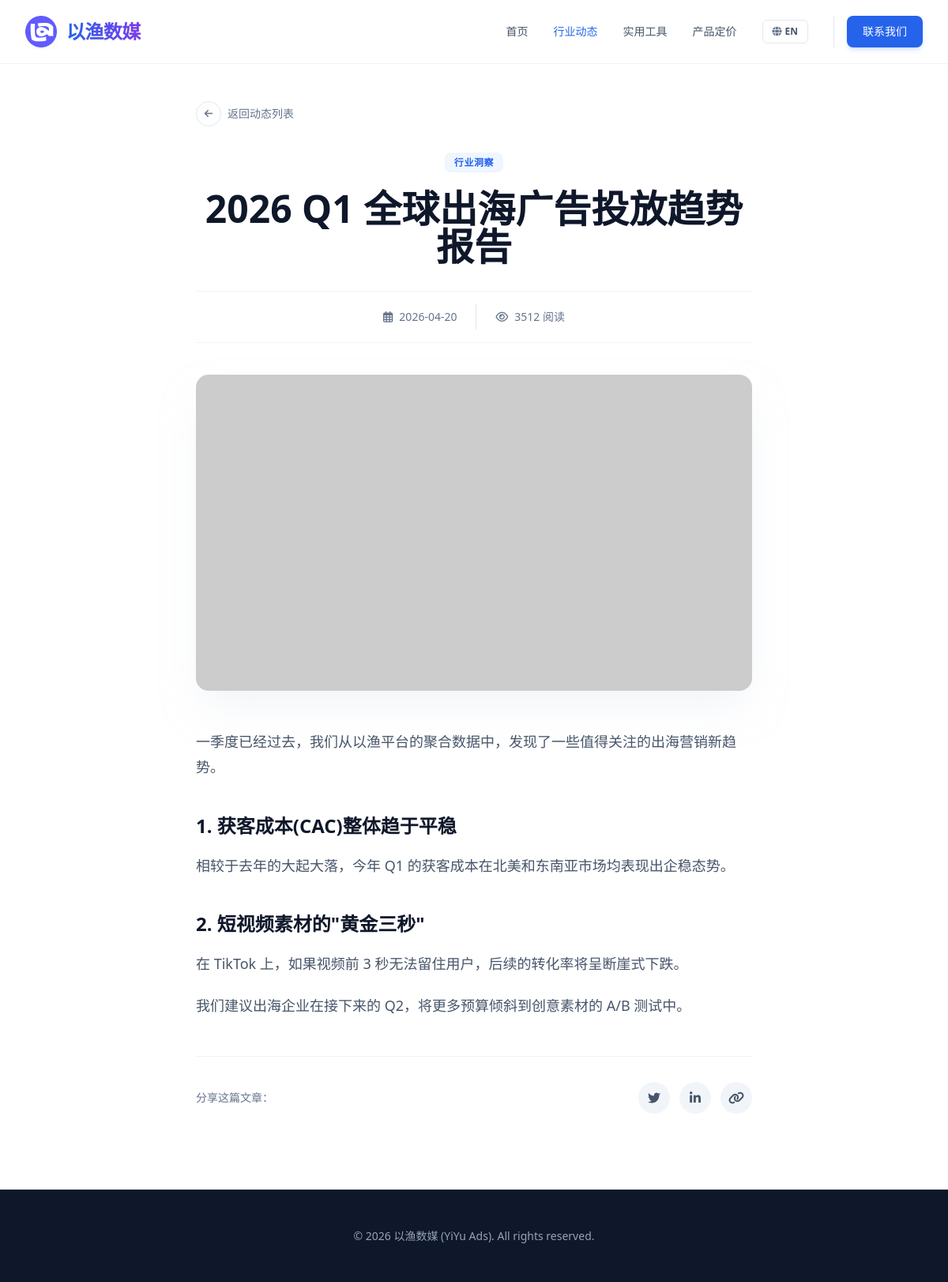
The app's page /article/2 with its own data.
### tables this page shows
CREATE TABLE articles (
            id INTEGER PRIMARY KEY AUTOINCREMENT,
            category_id TEXT NOT NULL,
            title TEXT NOT NULL,
            summary TEXT NOT NULL,
            content TEXT NOT NULL,
            date TEXT NOT NULL,
            views INTEGER DEFAULT 0,
            image TEXT NOT NULL
        , seo_keywords TEXT DEFAULT '', seo_score INTEGER DEFAULT 0, title_en TEXT DEFAULT '', summary_en TEXT DEFAULT '', content_en TEXT DEFAULT '', title_vi TEXT DEFAULT "", summary_vi TEXT DEFAULT "", content_vi TEXT DEFAULT "");

### app.py (the view)
@app.route('/article/<int:article_id>')
def article_detail(article_id):
    db = get_db()
    cur = db.cursor()
    cur.execute('SELECT * FROM articles WHERE id = ?', (article_id,))
    article = cur.fetchone()
    if article is None:
        return "Article not found", 404
    return render_template('article_detail.html', article=dict(article))

### app.py (called while the page is built)
def get_db():
    db = getattr(g, '_database', None)
    if db is None:
        db = g._database = sqlite3.connect(DB_PATH)
        db.row_factory = sqlite3.Row
    return db

@app.teardown_appcontext
def close_connection(exception):
    db = getattr(g, '_database', None)
    if db is not None:
        db.close()

@app.after_request
def add_header(response):
    response.headers["Cache-Control"] = "no-cache, no-store, must-revalidate"
    response.headers["Pragma"] = "no-cache"
    response.headers["Expires"] = "0"
    response.headers['Cache-Control'] = 'public, max-age=0'
    return response

### templates/article_detail.html (shortened to what this page needs)
<!DOCTYPE html>
<html lang="zh-CN" x-data="appData()">
<head>
    <script src="https://cdn.tailwindcss.com"></script>
    <link href="https://cdnjs.cloudflare.com/ajax/libs/font-awesome/6.0.0/css/all.min.css" rel="stylesheet">
</head>
<body class="font-sans antialiased bg-white">
    <nav class="fixed w-full z-50 transition-all duration-300 bg-white/90 backdrop-blur-md border-b border-slate-100">
        <div class="max-w-7xl mx-auto px-4 sm:px-6 lg:px-8">
            <div class="flex justify-between h-20 items-center">
                <a href="/" class="flex-shrink-0 flex items-center gap-3 group">
                    <img src="{{ url_for('static', filename='images/logo.png') }}" alt="Logo" class="w-10 h-10 rounded-lg object-cover shadow-sm group-hover:shadow-md transition-shadow duration-300" onerror="this.src='https://ui-avatars.com/api/?name=YY&background=0D8ABC&color=fff'">
                    <span class="font-extrabold text-2xl tracking-tight bg-clip-text text-transparent bg-gradient-to-r from-blue-600 to-violet-600 drop-shadow-sm">以渔数媒</span>
                </a>
                <div class="hidden md:flex space-x-8 items-center">
                    <a href="/" class="text-sm font-medium text-slate-600 hover:text-blue-600 transition-colors" x-text="t[lang].nav.home">首页</a>
                    <a href="/articles" class="text-sm font-medium text-blue-600 transition-colors" x-text="t[lang].nav.articles">行业动态</a>
                                        <a href="/tools" class="text-sm font-medium text-slate-600 hover:text-blue-600 transition-colors" x-text="t[lang].nav.tools">实用工具</a>
<a href="/pricing" class="text-sm font-medium text-slate-600 hover:text-blue-600 transition-colors" x-text="t[lang].nav.pricing">产品定价</a>
                    <button @click="toggleLang()" class="flex items-center space-x-1 px-3 py-1.5 rounded-md border border-slate-200 hover:border-blue-400 hover:bg-slate-50 transition-all">
                        <i class="fas fa-globe text-slate-500 text-xs"></i>
                        <span class="text-xs font-bold text-slate-600" x-text="lang === 'zh' ? 'EN' : '中'"></span>
                    </button>
                    <div class="flex items-center gap-3 pl-4 border-l border-slate-200">
                        <a href="https://t.me/yiyiyiads" target="_blank" class="px-5 py-2.5 rounded-lg bg-blue-600 text-white text-sm font-medium hover:bg-blue-700 transition-all shadow-md shadow-blue-500/20" x-text="t[lang].nav.contact">联系我们</a>
                    </div>
                </div>
            </div>
        </div>
    </nav>
    <main class="pt-32 pb-24">
        <div class="max-w-3xl mx-auto px-4 sm:px-6 lg:px-8 mb-8">
            <a href="/articles" class="inline-flex items-center gap-2 text-sm font-medium text-slate-500 hover:text-blue-600 transition-colors group">
                <div class="w-8 h-8 rounded-full border border-slate-200 flex items-center justify-center group-hover:border-blue-500 group-hover:bg-blue-50 transition-all">
                    <i class="fas fa-arrow-left text-xs group-hover:-translate-x-0.5 transition-transform"></i>
                </div>
                <span x-text="t[lang].back">返回动态列表</span>
            </a>
        </div>
        <article class="max-w-3xl mx-auto px-4 sm:px-6 lg:px-8">
            <header class="mb-10 text-center">
                <div class="mb-6">
                    <span class="px-3 py-1 bg-blue-50 text-blue-600 text-xs font-bold rounded-lg uppercase tracking-wider">
                        <span x-show="lang === 'zh'">
                            {% if article.category_id == 'news' %}官方公告
                            {% elif article.category_id == 'insight' %}行业洞察
                            {% elif article.category_id == 'guide' %}投放指南
                            {% elif article.category_id == 'update' %}产品更新
                            {% else %}资讯{% endif %}
                        </span>
                    </span>
                </div>
                <h1 class="text-3xl md:text-4xl lg:text-5xl font-extrabold text-slate-900 leading-tight mb-8">
                    <span x-show="lang === 'zh'">{{ article.get('title', '') }}</span>
                </h1>
                <div class="flex items-center justify-center gap-6 text-sm text-slate-500 border-t border-b border-slate-100 py-4">
                    <div class="flex items-center gap-2">
                        <i class="far fa-calendar-alt"></i>
                        <span>{{ article.date }}</span>
                    </div>
                    <div class="flex items-center gap-2">
                        <i class="far fa-eye"></i>
                        <span><span id="article-view-count" data-article-id="{{ article.id }}" data-base-views="{{ article.views }}">{{ article.views }}</span> <span x-text="t[lang].reads">阅读</span></span>
                    </div>
                </div>
            </header>
            <div class="rounded-2xl overflow-hidden mb-12 shadow-2xl shadow-slate-200/50">
                <img src="{{ article.image }}" alt="Featured Image" class="w-full h-[400px] object-cover">
            </div>
            <div class="prose max-w-none" x-show="lang === 'zh'">
                {{ article.get('content', '') | markdown | safe }}
            </div>
            <div class="mt-12 pt-8 border-t border-slate-100 flex items-center justify-between">
                <div class="text-sm font-medium text-slate-500" x-text="t[lang].share">分享这篇文章：</div>
                <div class="flex gap-3">
                    <button class="w-10 h-10 rounded-full bg-slate-100 flex items-center justify-center text-slate-600 hover:bg-[#1DA1F2] hover:text-white transition-colors">
                        <i class="fab fa-twitter"></i>
                    </button>
                    <button class="w-10 h-10 rounded-full bg-slate-100 flex items-center justify-center text-slate-600 hover:bg-[#0077B5] hover:text-white transition-colors">
                        <i class="fab fa-linkedin-in"></i>
                    </button>
                    <button class="w-10 h-10 rounded-full bg-slate-100 flex items-center justify-center text-slate-600 hover:bg-[#00B489] hover:text-white transition-colors">
                        <i class="fas fa-link"></i>
                    </button>
                </div>
            </div>
        </article>
    </main>
    <footer class="bg-slate-900 py-12 border-t border-slate-800">
        <div class="max-w-7xl mx-auto px-4 sm:px-6 lg:px-8 text-center">
            <p class="text-slate-400 text-sm">
                &copy; 2026 以渔数媒 (YiYu Ads). All rights reserved.
            </p>
        </div>
    </footer>
</body>
</html>

### templates/article_detail.html (style rules this page uses)
.prose h2 { color: #0f172a; font-weight: 700; font-size: 1.5rem; margin-top: 2.5rem; margin-bottom: 1rem; }
.prose p { color: #475569; line-height: 1.8; margin-bottom: 1.25rem; font-size: 1.125rem; }

### records on screen
articles: get "2026 Q1 全球出海广告投放趋势报告", date "2026-04-20", views "3512", get "一季度已经过去，我们从以渔平台的聚合数据中，发现了一些值得关注的出海营销新趋势。 1. 获客成本(CAC)整体趋于平稳 相较于去年的大起大落，今年 Q1 的获客成本在北美和东南亚市场均表现出企稳态势。 2. 短视频素材的\"黄金三秒\" 在 TikTok 上，如果视频前 3 秒无法留住用户，后续的转化率将呈断崖式下跌。 我们建议出海企业在接下来的 Q2，将更多预算倾斜到创意素材的 A/B 测试中。"
